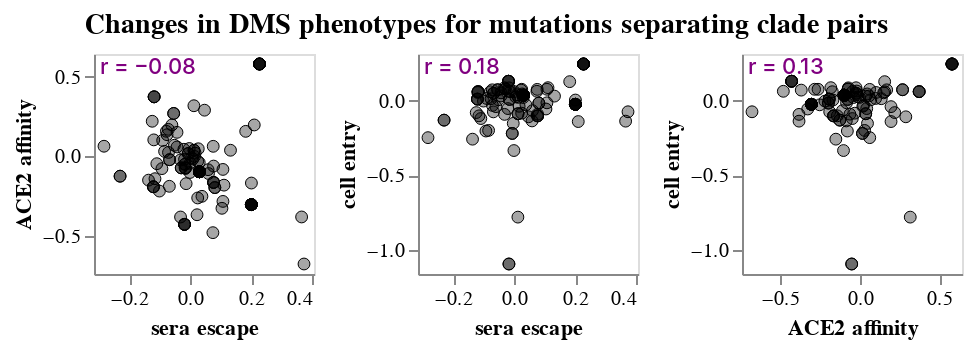

Notebook code cell kept with this figure:
### Markdown cell above
## Phenotype correlations
Plot correlations between changes in DMS phenotype between all clade pairs.
Do this both with and without stratifying by whether the mutation is in the RBD.

### Code cell
clade_selection = alt.selection_point(fields=["clade"], on="mouseover", empty=False)

n_sequences_init = int(
    10 * math.log10(
        pango_pair_dms_growth_df[["n_sequences", "parent_n_sequences"]].min(axis=None)
    )
) / 10
n_sequences_slider = alt.param(
    value=n_sequences_init,
    bind=alt.binding_range(
        name="min log10 number sequences in both clades",
        min=n_sequences_init,
        max=math.log10(pango_pair_dms_growth_df["n_sequences"].max() / 10),
        step=0.1,
    ),
)

new_mut_is_rbd = alt.selection_point(
    fields=["new_mut_is_RBD"],
    value=None,
    bind=alt.binding_radio(
        options=[None, True, False],
        labels=["all spike", "RBD only", "non-RBD only"],
        name="mutations to include",
    ),
)

only_new_mut_is_spike = alt.selection_point(
    fields=["only_new_mut_is_spike"],
    value=None,
    bind=alt.binding_radio(
        options=[True, False, None],
        labels=["only a spike mutation", "spike & non-spike mutations", "either"],
        name="include clade pairs separated by",
    ),
)

toggle_muts = {
    mut: alt.selection_point(
        fields=[f"not_{mut}"],
        value=init_value,
        bind=alt.binding_radio(
            name=f"exclude clade pairs separated by {mut}",
            labels=["yes", "no"],
            options=[True, None],
        ),
    )
    for (mut, init_value) in muts_to_toggle.items()
}

phenotype_scatter_base = (
    alt.Chart(pango_pair_dms_growth_df)
    .transform_calculate(
        min_n_sequences=alt.expr.min(
            alt.datum["n_sequences"], alt.datum["parent_n_sequences"]
        )
    )
    .transform_filter(
        alt.expr.log(alt.datum["min_n_sequences"]) / math.log(10) >= n_sequences_slider
    )
    .transform_filter(new_mut_is_rbd)
    .transform_filter(only_new_mut_is_spike)
    .transform_calculate(
        **{f"not_{mut}": alt.datum["new_spike_mut"] != mut for mut in toggle_muts}
    )
    .transform_filter(
        functools.reduce(operator.and_, [toggle for toggle in toggle_muts.values()])
    )
    .add_params(
        clade_selection,
        n_sequences_slider,
        new_mut_is_rbd,
        only_new_mut_is_spike,
        *toggle_muts.values(),
    )
)

tooltips = [
    "clade",
    "parent",
    "date",
    "new_spike_mut",
    "all_new_muts",
    *[
        alt.Tooltip(p, format=".1")
        for p in ["change_in_growth_rate", "growth_rate", "parent_growth_rate"]
    ],
    "n_sequences",
    "parent_n_sequences",
]

phenotype_scatter_charts = []
for pheno1, pheno2 in itertools.combinations(phenotypes, 2):
    phenotype_scatter_points = (
        phenotype_scatter_base
        .encode(
            alt.X(pheno1, scale=alt.Scale(nice=False, padding=5)),
            y=alt.Y(pheno2, scale=alt.Scale(nice=False, padding=5)),
            tooltip=[
                *[alt.Tooltip(p, format=".2f") for p in phenotypes],
                *tooltips,
            ],
            size=alt.condition(clade_selection, alt.value(70), alt.value(35)),
            strokeWidth=alt.condition(clade_selection, alt.value(2), alt.value(0.5)),
            stroke=alt.condition(clade_selection, alt.value("red"), alt.value("black")),
        )
        .mark_circle(fill="black", strokeOpacity=1, fillOpacity=0.35)
    )
    phenotype_scatter_r = (
        phenotype_scatter_base
        .transform_regression(pheno1, pheno2, params=True)
        .transform_calculate(
            r=alt.expr.if_(
                alt.datum["coef"][1] >= 0,
                alt.expr.sqrt(alt.datum["rSquared"]),
                -alt.expr.sqrt(alt.datum["rSquared"]),
            ),
            label='"r = " + format(datum.r, ".2f")',
        )
        .mark_text(align="left", color="purple", fontWeight=500, fontSize=11, opacity=1)
        .encode(x=alt.value(3), y=alt.value(7), text=alt.Text("label:N"))
        .properties(width=110, height=110)
    )
    phenotype_scatter_charts.append(phenotype_scatter_points + phenotype_scatter_r)

phenotype_scatter_chart = (
    alt.hconcat(*phenotype_scatter_charts, spacing=9)
    .configure_axis(grid=False)
    .properties(        
        title=alt.TitleParams(
            "Changes in DMS phenotypes for mutations separating clade pairs",
            anchor="middle",
            fontSize=14,
            dy=-3,
        ),
    )    
)

phenotype_scatter_chart
